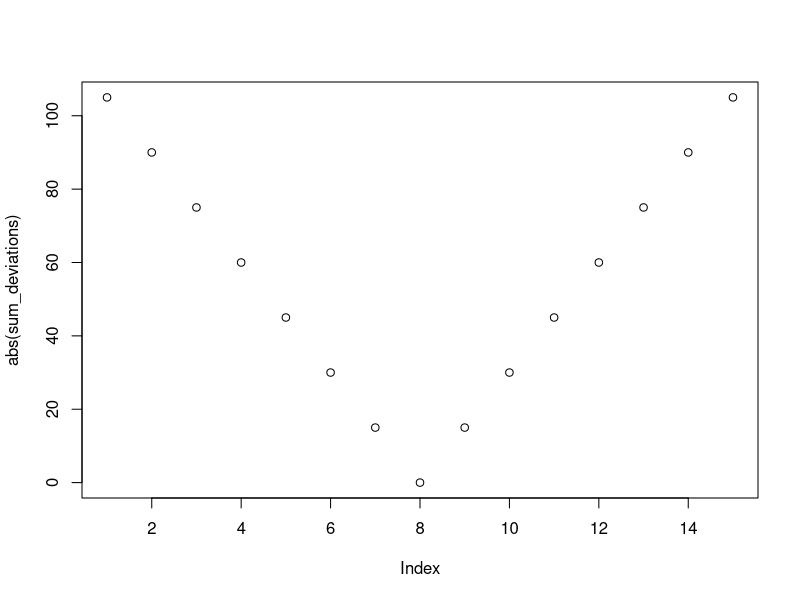

The R source for this figure: (Note: this script raises an error after producing the figure.)
## ---- chunk 1
# a. Produce a sample of at least 10 or more different numbers
# assign numbers from 1 through 15 into the a vector
# verify the content
scores<-1:15
scores
## ---- chunk 2
# b. Produce a simulation following the example from the concepts section
# get the mean of scores
# subtract mean from each of the scores to get deviations
# add all the deviations 
mean(scores)
scores-mean(scores)
sum(scores-mean(scores))
## ---- chunk 3
# c. Use your simulation to test a range of numbers smaller and          larger than the mean to show that the mean minimizes the sum of      the squared deviations from the mean.
#assign the mean of scores to the_mean
#assign all the numbers to numbers_to_test
#set sum_deviations as a null vector to initiate loop
#at each loop, a deviation of each number from the approx.mean are calculated and added as a sum, which is then assigned to each position in sum_deviations
#display sum_deviations
#verify that the_mean is the number that results in sum_deviations=0 when it is suggested as the mean
the_mean<-mean(scores)
numbers_to_test<-min(scores):max(scores)

sum_deviations<-c()
for(i in numbers_to_test){
  sum_deviations[i]<-sum(scores-i)
}
sum_deviations
the_mean==which(sum_deviations==0)
## ---- chunk 4
# d. Plot your results.
#transform negatives values as positive to make an easy display of the 0 sum_deviations 
plot(abs(sum_deviations))
## ---- chunk 5
#name function of scores as variance
#calculate the sum of squared deviations
#calculate the number of numbers for an estimate of population
#verify that the function produces the correct answer 

variance<-function(scores){
  ss<-sum((scores-mean(scores))^2)
  n<-length(scores)-1
  return(ss/n)
}
variance(1:5)
var(1:5)
## ---- chunk 6
#create sections and grades
#create a new data frame and call it grades_by_section
#plot with x and y variables from the data frame, choose a theme, and include labels and a title
sections<-c("morning","afternoon","evening")
grades<-c(85,90,93)
grades_by_section<-data.frame(sections,grades)

ggplot(grades_by_section,aes(x=sections,y=grades))+
  geom_bar(stat="identity")+
  xlab("Sections")+
  ylab("Grades")+
  theme_classic()+
  ggtitle("Grades by Section")
